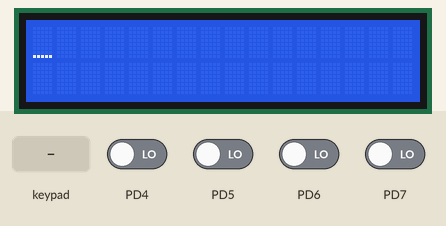
A program run on a simulated ATmega32, built with avr-gcc and emulated at 8 MHz. Parts: 16×2 character LCD. Wiring (inferred from the signals the program sends): 4×4 keypad with keys 7 8 9 / 4 5 6 * 1 2 3 - c 0 = +: rows PD0, PD1, PD2, PD3; columns PC0, PC1, PC2, PC3; character LCD (HD44780): RS PB4; E PB5; data PB0, PB1, PB2, PB3. The inputs (shaded band) are chosen by the test bench; at power-on: PD4–7 LOW.

Above: at 1.2 s.
1.3 s: keypad keys 7 + 5 = pressed 0.4 s apart
At 3.9 s:
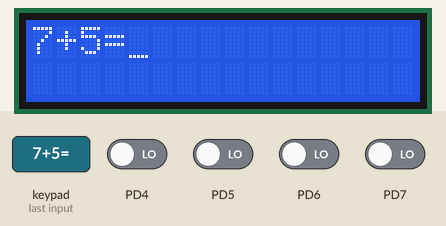
4.4 s: key '/' pressed
At 5.3 s:
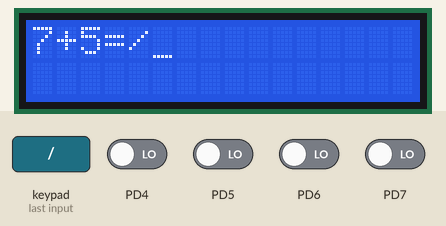
6.0 s: keypad keys 6 * 7 = pressed 0.4 s apart
At 8.7 s:
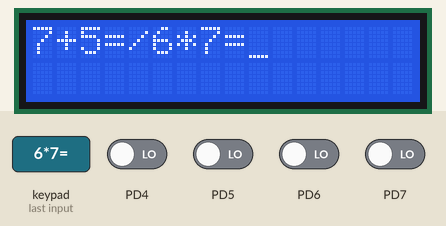
9.1 s: key '*' pressed
At 10.1 s:
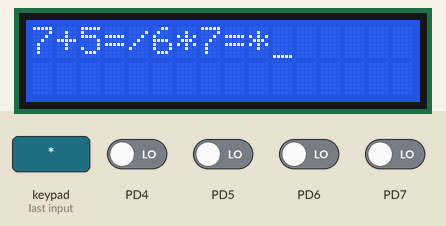
10.7 s: keypad keys 8 / 2 = pressed 0.4 s apart
At 13.4 s:
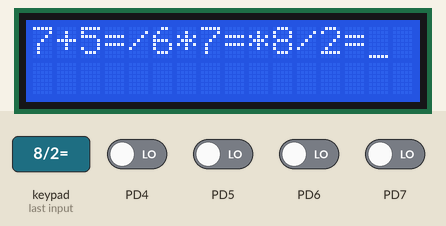
13.8 s: key 'c' pressed
At 14.9 s:
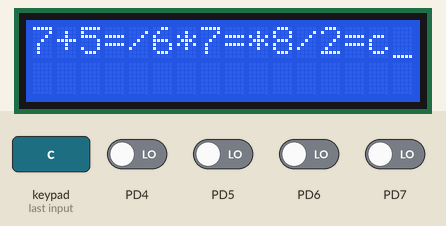
Timing chart, 0 to 16.4 s (numbered marks = the images above; inputs shaded):
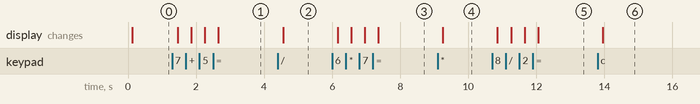

The program:

main.c
```c
/*
 * main.c
 *
 *  Created on: Jul 16, 2022
 *      Author: Mahmoud_Mohamed
 */
#include "keypad/keypad4x4.h"
#include "Monitor/Monitor.h"

int main(void){

	// Create Keypad, and Monitor object.
	Liquid_Crystal_Display_16x2 lcd;
	KeyPad_4x4 keypad;

	// Initialize the monitor.
	Monitor_Init(&lcd);

	// Define data pins.
	uint8_t data_pins[4] = {PB0, PB1, PB2, PB3};
	uint8_t row_pins[]   = {PD0, PD1, PD2, PD3};
	uint8_t col_pins[]   = {PC0, PC1, PC2, PC3};

	// keypad, and lcd configuration .
	Keypad_Cfg(&keypad, &DDRD, &PIND, &PORTD, row_pins, &DDRC, &PORTC, col_pins);
	lcd.Cfg(lcd.obj, &DDRB, &PORTB, &DDRB, &PORTB, data_pins, PB4, PB5, MODE_4_BITS);

	// keypad, and lcd initialization.
	lcd.Init(lcd.obj);
	Keypad_Init(&keypad);

	// variable used to display the pressed key.
	volatile uint8_t pressed_key = '\0';

	// Endless Loop.
	for(;;){
		// Make CPU to poll the keypad.
		Keypad_Read(&keypad);

		if(keypad.key != '\0'){
			// Print the pressed key.
			lcd.Print(lcd.obj, &keypad.key, _c);

			// return variable to NULL.
			keypad.key = '\0';

			// Wait a nop.
			kick();
		}
	}
	return 0;
}
```

Monitor.c
```c
/*
 * Monitor.c
 *
 *  Created on: Jul 12, 2022
 *      Author: Mahmoud_Mohamed
 */
#include "Monitor.h"

/****************************************************
 *   init_mointor()
 *
 *   	type....
 *   	 void
 *
 *   	Description
 *   	 A function to set pointer to function addresses in the above structure.
 */

void Monitor_Init(Liquid_Crystal_Display_16x2* monitor){

	monitor->obj   = (LCD_ALPHANUMERIC_16X2*)malloc(sizeof(LCD_ALPHANUMERIC_16X2));

	monitor->Cfg   = &lcd_alphnumeric_16x2_cfg;

	monitor->Init  = &lcd_alphnumeric_16x2_init;

	monitor->Print = &lcd_alphnumeric_16x2_print;

	monitor->Clear = &lcd_alphnumeric_16x2_clear;

	monitor->Goto  = &lcd_alphnumeric_16x2_move_curosr;

	monitor->Flush = &lcd_alphnumeric_16x2_flush;
}
```

Monitor.h
```c
/*
 * Monitor.h
 *
 *  Created on: Jul 12, 2022
 *      Author: Mahmoud_Mohamed
 */

#ifndef MONITOR_H_
#define MONITOR_H_

/* ============================ includes ============================ */
#include"../lcd/lcd_alphanumeric_16x2.h"

/* ============================ User Area ============================ */
/**************************************************
 * This structure allows the user to control lcd
 *  with some developing restrictions.
 */
typedef struct Alphanumeric_Display_16x2{
	// lcd object.
	LCD_ALPHANUMERIC_16X2 *obj;

	// Configuration  function.
	void (*Cfg)(LCD_ALPHANUMERIC_16X2* plcd, REGISTER data_ddr, REGISTER data_port, REGISTER control_ddr, REGISTER control_port, uint8_t data_pins[4], uint8_t rs, uint8_t en,LCD_ALPHANUMERIC_16X2_MODE mode);

	// Initialization function.
	void (*Init)(LCD_ALPHANUMERIC_16X2* plcd);

	// Print function.
	void (*Print)(LCD_ALPHANUMERIC_16X2* plcd, void *ptr_data, _format data);

	// Clear display.
	void (*Clear)(LCD_ALPHANUMERIC_16X2* plcd);

	// Move cursor.
	void (*Goto)(LCD_ALPHANUMERIC_16X2* plcd, uint8_t row, uint8_t column);

	// Flush Data register.
	void (*Flush)(LCD_ALPHANUMERIC_16X2* plcd);

}Liquid_Crystal_Display_16x2;

/****************************************************
 *   init_mointor()
 *
 *   	type....
 *   	 void
 *
 *   	Description
 *   	 A function to set pointer to function addresses in the above structure.
 */
void Monitor_Init(Liquid_Crystal_Display_16x2* monitor);

#endif /* MONITOR_H_ */
```

keypad4x4.c
```c
/*
 * keypad4x4.c
 *
 *  Created on: Jul 16, 2022
 *      Author: Mahmoud_Mohamed
 */
#include "keypad4x4.h"

/***************************************************************************************************
 * Key Map
 */
static const char map[4][4] = {
		{'7', '8', '9', '/'},
		{'4', '5', '6', '*'},
		{'1', '2', '3', '-'},
		{'c', '0', '=', '+'}
};

/*=================================================================================================*/

void Keypad_Cfg(KeyPad_4x4* Ptr_Keypad, REGISTER row_DDR, REGISTER row_PIN,  REGISTER row_PORT, uint8_t row_pins[], REGISTER col_DDR, REGISTER col_PORT, uint8_t col_pins[]){

	Ptr_Keypad->row.DDR = row_DDR;

	Ptr_Keypad->row.PORT = row_PORT;

	Ptr_Keypad->row.PIN = row_PIN;

	for(uint8_t i=0; i<NUM_ROW; i++){
		Ptr_Keypad->row.pins[i] = row_pins[i];
	}

	// ****=****=****=****=****=****

	Ptr_Keypad->col.DDR = col_DDR;

	Ptr_Keypad->col.PORT = col_PORT;

	for(uint8_t i=0; i<NUM_COL; i++){
		Ptr_Keypad->col.pins[i] = col_pins[i];
	}

	return;
}

/*=================================================================================================*/

void Keypad_Init(KeyPad_4x4* Ptr_Keypad){

	/* Rows */
	for (uint8_t i=0; i<NUM_ROW; i++) {
		// 1.Configure all row_pins as input pins.
		*Ptr_Keypad->row.DDR &= ~(1<<Ptr_Keypad->row.pins[i]);
		kick();

		// 2.Activate all pull-up resistors.
		*Ptr_Keypad->row.PORT |= (1<<Ptr_Keypad->row.pins[i]);
		kick();
	}

	/* Columns */

	for (uint8_t i=0; i<NUM_COL; i++) {
		// 1.Configure all row_pins as output pins.
		*Ptr_Keypad->col.DDR |= (1<<Ptr_Keypad->col.pins[i]);
		kick();

		// 2.Set all pins to logic one.
		*Ptr_Keypad->col.PORT &= ~(1<<Ptr_Keypad->col.pins[i]);
		kick();
	}

	/* Initialize key value */

	Ptr_Keypad->key = '\0';

	return;
}

/*=================================================================================================*/

void Keypad_Read(KeyPad_4x4* Ptr_Keypad){
	/* Idea: activate only one row then read all columns.
	 * when a key is pressed i already know it's row and
	 * it's column.
	 * Note that: row is active low.
	 */
	for(uint8_t C=0; C<NUM_ROW; C++){
		// 1.Deactivate all columns.
		*Ptr_Keypad->col.PORT |= (1<<Ptr_Keypad->col.pins[0]);
		*Ptr_Keypad->col.PORT |= (1<<Ptr_Keypad->col.pins[1]);
		*Ptr_Keypad->col.PORT |= (1<<Ptr_Keypad->col.pins[2]);
		*Ptr_Keypad->col.PORT |= (1<<Ptr_Keypad->col.pins[3]);

		// 2.Activate specific columns.
		*Ptr_Keypad->col.PORT &= ~(1<<Ptr_Keypad->col.pins[C]);

		// 3.Read all rows then return key value.
		for(uint8_t R=0; R<NUM_COL; R++){
			if( (_Bool)( (*Ptr_Keypad->row.PIN)&(1<<Ptr_Keypad->row.pins[R]) ) == 0 ){
				// Set key value.
				Ptr_Keypad->key = map[R][C];

				// Debouncing the switch.
				while( (_Bool)( (*Ptr_Keypad->row.PIN)&(1<<Ptr_Keypad->row.pins[R]) ) == 0 );
			}
		}

		// Insert kick for synchronization
		kick();
	}
}
```

keypad4x4.h
```c
/*
 * keypad4x4.h
 *
 *  Created on: Jul 16, 2022
 *      Author: Mahmoud_Mohamed
 */

#ifndef KEYPAD4X4_H_
#define KEYPAD4X4_H_

/************************************* Includes *************************************/
#include <stdint.h>
#include <stdbool.h>

#include <avr/io.h>
#include <util/delay.h>

/************************************* Definitions ***********************************/
#ifndef kick
#define kick()	__asm__("nop");
#endif /* Kick */

#ifndef REGISTER
#define REGISTER	volatile uint8_t*
#endif /* REGISTER */

#ifndef NUM_ROW
#define NUM_ROW		4
#endif /* NUM_ROW */

#ifndef NUM_COL
#define NUM_COL		4
#endif /* NUM_COL */

// Note that: the rows will be used as input pins.
typedef struct __row{

	REGISTER DDR;

	REGISTER PORT;

	REGISTER PIN;

	uint8_t pins[4];

}__ROW;

// Note that: the columns will be used as output pins.
typedef struct __col{

	REGISTER DDR;

	REGISTER PORT;

	uint8_t pins[4];

}__Col;


typedef struct keypad4x4{

	__ROW row;

	__Col col;

	uint8_t key;

}KeyPad_4x4;

/********************************** Functions ***************************************************/

/*=================================================================================================*/

void Keypad_Cfg(KeyPad_4x4* Ptr_Keypad, REGISTER row_DDR, REGISTER row_PIN, REGISTER row_PORT, uint8_t row_pins[],
				REGISTER col_DDR, REGISTER col_PORT, uint8_t col_pins[]);

/*=================================================================================================*/

void Keypad_Init(KeyPad_4x4* Ptr_Keypad);

/*=================================================================================================*/

void Keypad_Read(KeyPad_4x4* Ptr_Keypad);

#endif /* KEYPAD4X4_H_ */
```

lcd_alphanumeric_16x2.c
```c
/*
 * lcd_alphanumeric_16x2.c
 *
 *  Created on: Jul 4, 2022
 *      Author: Mahmoud_Mohamed
 */

/*============================== includes =============================*/
#include "lcd_alphanumeric_16x2.h"
#include "lcd_alphanumeric_16x2_commands.h"

/***************************************************************
 * 	lcd_alphnumeric_16x2_cfg()
 *
 * 		type....
 * 		 void
 *
 * 		Description....
 * 		 a function used to set the hardware configuration of
 * 		 the lcd.
 */
void lcd_alphnumeric_16x2_cfg(LCD_ALPHANUMERIC_16X2* lcd, REGISTER data_ddr, REGISTER data_port,
		REGISTER control_ddr, REGISTER control_port, uint8_t _data_pins[4], uint8_t rs, uint8_t en,LCD_ALPHANUMERIC_16X2_MODE mode){

	/* (1)Hardware configuration */

	// (1.1)Data configuration.
	lcd->data.DDR = data_ddr;
	lcd->data.PRT = data_port;
	for(uint8_t i=0; i<4; i++){
		lcd->data.pins[i] = _data_pins[i];
	}

	// (1.2)Control configuration.
	lcd->control.DDR = control_ddr;
	lcd->control.PRT = control_port;
	lcd->control.RS = rs;
	lcd->control.EN = en;

	return; // exit the function.
}

/***************************************************************
 *  lcd_alphnumeric_16x2_int()
 *
 *  	type....
 *  	 void
 *
 *  	 Description....
 *  	  a function used to initialize the configured hardware of the lcd.
 */
void lcd_alphnumeric_16x2_init(LCD_ALPHANUMERIC_16X2* lcd){

	// Configure Data pins as output pins with logic zero as an initial value.
	*lcd->data.DDR |=  ( (1<<lcd->data.pins[0]) | (1<<lcd->data.pins[1]) | (1<<lcd->data.pins[2]) | (1<<lcd->data.pins[3]) );
	sync();
	*lcd->data.PRT &= ~( (1<<lcd->data.pins[0]) | (1<<lcd->data.pins[1]) | (1<<lcd->data.pins[2]) | (1<<lcd->data.pins[3]) );
	sync();

	// Configure Control pins as output pins with logic zero as an initial value.
	*lcd->control.DDR |=  ( (1<<lcd->control.RS) | (1<<lcd->control.EN) );
	sync();
	*lcd->control.PRT &= ~( (1<<lcd->control.RS) | (1<<lcd->control.EN) );
	sync();

	_delay_ms(20);	// lcd power on waiting time.

	/******** Send some commands to initialize lcd ********/
	lcd_alphnumeric_16x2_send_CMD(lcd, __init__);
	sync();

	lcd_alphnumeric_16x2_send_CMD(lcd, _4_bits_2_lines_5x8_dots);
	sync();

	lcd_alphnumeric_16x2_send_CMD(lcd, display_on_cursor_on_no_blinking);
	sync();

	lcd_alphnumeric_16x2_send_CMD(lcd, increment_cursor);
	sync();

	lcd_alphnumeric_16x2_send_CMD(lcd, clear_display);
	sync();

	lcd_alphnumeric_16x2_send_CMD(lcd, Return_Home);
	sync();

	return; // exit the function.
}

/***************************************************************
 *  lcd_alphnumeric_16x2_send_CMD()
 *
 *  	type....
 *  	 void
 *
 *  	 Description....
 *  	  a function used to send operating commands to the lcd.
 */
void lcd_alphnumeric_16x2_send_CMD(LCD_ALPHANUMERIC_16X2* plcd, uint8_t CMD){

	_Bool bit;

	// ******************************* send upper nibble of command *******************************
	for(uint8_t i=4; i<=7; i++){

		bit =  (_Bool)(CMD&(1<<i));

		if(bit == 1){
			*plcd->data.PRT |= (1<<plcd->data.pins[i-4]);
		}
		else if(bit == 0){
			*plcd->data.PRT &= ~(1<<plcd->data.pins[i-4]);
		}
		else{
			// Nothing.
		}
		asm("NOP");	// Synchronization
	}

	// RS=0, command register.
	*plcd->control.PRT &= ~(1<<plcd->control.RS);

	// Enable pulse.
	*plcd->control.PRT |= (1<<plcd->control.EN);
	_delay_us(2500);
	*plcd->control.PRT &= ~(1<<plcd->control.EN);
	_delay_us(2500);

	// ******************************* send lower nibble of command *******************************
	for(uint8_t i=0; i<=3; i++){

		bit =  (_Bool)(CMD&(1<<i));

		if(bit == 1){
			*plcd->data.PRT |= (1<<plcd->data.pins[i]);
		}
		else if(bit == 0){
			*plcd->data.PRT &= ~(1<<plcd->data.pins[i]);
		}
		else{
			// Nothing.
		}
		asm("NOP");	// Synchronization
	}

	// Enable pulse.
	*plcd->control.PRT |= (1<<plcd->control.EN);
	_delay_us(2500);
	*plcd->control.PRT &= ~(1<<plcd->control.EN);
	_delay_us(2500);

	return; // exit function.
}

/***************************************************************
 *  lcd_alphnumeric_16x2_send_string()
 *
 *  	type....
 *  	 void
 *
 *  	 Description....
 *  	  a function used to send an array of characters to the lcd.
 */
void lcd_alphnumeric_16x2_send_char(LCD_ALPHANUMERIC_16X2* plcd, uint8_t BYTE){

	_Bool bit;

	// ****************************** send upper nibble of character ******************************
	for(uint8_t i=4; i<=7; i++){

		bit = (_Bool)(BYTE&(1<<i));

		if(bit == 1){
			*plcd->data.PRT |= (1<<plcd->data.pins[i-4]);
		}
		else if(bit == 0){
			*plcd->data.PRT &= ~(1<<plcd->data.pins[i-4]);
		}
		else{
			// Nothing.
		}
		asm("NOP");	// Synchronization
	}

	// RS=1, data register.
	*plcd->control.PRT |= (1<<plcd->control.RS);

	// Enable pulse.
	*plcd->control.PRT |= (1<<plcd->control.EN);
	_delay_us(2500);
	*plcd->control.PRT &= ~(1<<plcd->control.EN);
	_delay_us(2500);

	// send lower nibble of command.
	for(uint8_t i=0; i<=3; i++){

		bit = (_Bool)(BYTE&(1<<i));

		if(bit == 1){
			*plcd->data.PRT |= (1<<plcd->data.pins[i]);
		}
		else if(bit == 0){
			*plcd->data.PRT &= ~(1<<plcd->data.pins[i]);
		}
		else{
			// Nothing.
		}
		asm("NOP");	// Synchronization
	}

	// Enable pulse.
	*plcd->control.PRT |= (1<<plcd->control.EN);
	_delay_us(2500);
	*plcd->control.PRT &= ~(1<<plcd->control.EN);
	_delay_us(2500);

	return; // exit function.
}

/***************************************************************
 *  lcd_alphnumeric_16x2_send_string()
 *
 *  	type....
 *  	 void
 *
 *  	 Description....
 *  	  a function used to send an array of characters to the lcd.
 */
void lcd_alphnumeric_16x2_send_string(LCD_ALPHANUMERIC_16X2* plcd, char STR[]){

	// Get the length of the string.
	uint8_t str_length = strlen(STR);

	// Send string byte by byte.
	for(uint8_t i=0; i<str_length; i++){
		lcd_alphnumeric_16x2_send_char(plcd, STR[i]);
	}

	return; // exit the function.
}

/***************************************************************
 *  lcd_alphnumeric_16x2_send_integer()
 *
 *  	type....
 *  	 void
 *
 *  	 Description....
 *  	  a function used to send integers to the lcd.
 */
void lcd_alphnumeric_16x2_send_int(LCD_ALPHANUMERIC_16X2* plcd, int NUM){

	// Destination string.
	char* NUM_str = "\0";

	// Convert number to string.
	itoa(NUM, NUM_str, 10);

	// Send string to print.
	lcd_alphnumeric_16x2_send_string(plcd, NUM_str);

	// exit the function.
	return;
}

/***************************************************************
 *  lcd_alphnumeric_16x2_send_double()
 *
 *  	type....
 *  	 void
 *
 *  	 Description....
 *  	  a function used to send floats to the lcd.
 */
void lcd_alphnumeric_16x2_send_double(LCD_ALPHANUMERIC_16X2* plcd, double NUM){

	// Destination strings.
	char* str = "\0";

	// Convert the float number into string.
	int _prec = 3; 	// Determines the number of digits after the decimal sign.
	int _width = 4; // The minimum field width of the output string (including the \c '.' and the possible
					//sign for negative values) is given in \c width,
	dtostrf(NUM, _width, _prec,str);

	// Send the string to print.
	lcd_alphnumeric_16x2_send_string(plcd, str);

	// exit the function.
	return;
}

/***************************************************************
 *  lcd_alphnumeric_16x2_move_cursor()
 *
 *  	type....
 *  	 void
 *
 *  	 Description....
 *  	  a function used to move cursor to (row, column) position.
 */
void lcd_alphnumeric_16x2_move_curosr(LCD_ALPHANUMERIC_16X2* plcd, uint8_t row, uint8_t column){

	if ( (row == 0) && (column < 16) ){
		// Command of first row and required position<16
		lcd_alphnumeric_16x2_send_CMD(plcd, (column & 0x0F)|force_cusror_to_start_with_1st_row);
	}
	else if ((row == 1) && (column < 16)){
		// Command of second row and required position<16
		lcd_alphnumeric_16x2_send_CMD(plcd, (column & 0x0F)|force_cusror_to_start_with_2nd_row);
	}
	else{
		// Do Nothing.
	}

	return; // exit the function.
}

/***************************************************************
 *  lcd_alphnumeric_16x2_clear()
 *
 *  	type....
 *  	 void
 *
 *  	 Description....
 *  	  a function used to clear the lcd display.
 */
void lcd_alphnumeric_16x2_clear(LCD_ALPHANUMERIC_16X2* plcd){

	// Send command to clear lcd.
	lcd_alphnumeric_16x2_send_CMD(plcd, clear_display);

	// Send command to return to the home position.
	lcd_alphnumeric_16x2_send_CMD(plcd, Return_Home);

	return; // exit the function.
}

/***************************************************************
 *  lcd_alphnumeric_16x2_print()
 *
 *  	type....
 *  	 void
 *
 *  	 Description....
 *  	  a function used to print any data type on the lcd.
 */
void lcd_alphnumeric_16x2_print(LCD_ALPHANUMERIC_16X2* plcd, void *ptr_data, _format data){

	// Check data type, then print.
	switch(data){

	case _c:
		lcd_alphnumeric_16x2_send_char(plcd, *(uint8_t *)ptr_data);
		break;

	case _s:
		lcd_alphnumeric_16x2_send_string(plcd, (char*)ptr_data);
		break;

	case _d:
		lcd_alphnumeric_16x2_send_int(plcd, *(int*)ptr_data);
		break;

	case _f:
		lcd_alphnumeric_16x2_send_double(plcd, *(double*)ptr_data);
		break;

	default:
		break;
	}

	// exit the function.
	return;
}

/***************************************************************
 *  lcd_alphnumeric_16x2_Flush()
 *
 *  	type....
 *  	 void
 *
 *  	 Description....
 *  	  a function used to internal data register of the lcd.
 */
void lcd_alphnumeric_16x2_flush(LCD_ALPHANUMERIC_16X2* plcd){

	uint8_t* buffer = "\0";

	lcd_alphnumeric_16x2_send_string(plcd, buffer);

}
```

Source omitted: lcd_alphanumeric_16x2.h (6233 bytes), lphanumeric_16x2_commands.h (3143 bytes)

Measured:
- after the input at 1.3 s, the display: first changes after 0.16 s (image 1 shows a later state)
- after the input at 4.4 s, the display: changes after 0.16 s (image 2)
- after the input at 6.0 s, the display: first changes after 0.16 s (image 3 shows a later state)
- after the input at 9.1 s, the display: changes after 0.16 s (image 4)
- after the input at 10.7 s, the display: first changes after 0.16 s (image 5 shows a later state)
- after the input at 13.8 s, the display: changes after 0.16 s (image 6)
